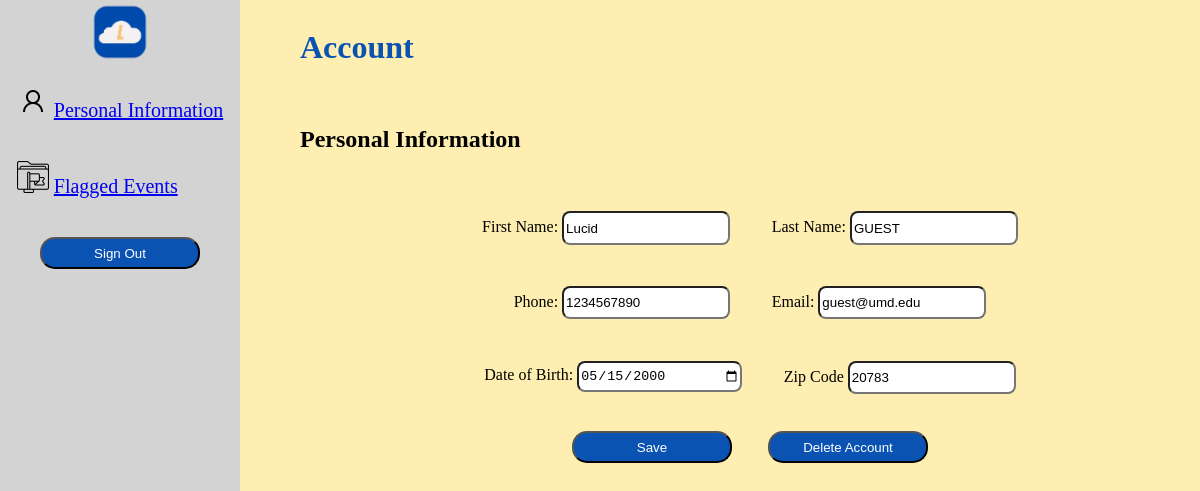
Page /account (signed in) on the committed database.
### models.py (models this page shows, shortened)
class User(UserMixin, db.Model):
    __tablename__ = "user"
    user_id = db.Column(db.Integer, primary_key=True)
    username = db.Column(db.String(100), unique=True, nullable=False)
    first_name = db.Column(db.String(50), nullable=False)
    last_name = db.Column(db.String(50), nullable=False)
    email = db.Column(db.String(100), unique=True, nullable=False)
    password = db.Column(db.String(100), nullable=False)
    role = db.Column(db.String(20), nullable=False)
    dob = db.Column(db.Date, nullable=False)
    zipcode = db.Column(db.Integer, nullable=False)
    phone = db.Column(db.Integer, nullable=False)

### user_authentication_routes.py (the view, shortened to what this page needs)
@user_authentication_bp.route('/account', methods=['GET', 'POST'])
@login_required
def user():
    curr_user = User.query.filter_by(user_id=current_user.user_id).first()
    if request.method == 'GET':
        return render_template('user.html', user_id=curr_user.user_id, first_name=curr_user.first_name,
                               last_name=curr_user.last_name,
                               phone=curr_user.phone, email=curr_user.email, dob=curr_user.dob,
                               zipcode=curr_user.zipcode, user_role=curr_user.role);

### app.py (called while the page is built)
@login_manager.user_loader
def load_user(user_id):
    return User.query.get(int(user_id))  #

### templates/user.html (shortened to what this page needs)
<!DOCTYPE html>
<html lang="en">
<head>
    <link rel="stylesheet" type="text/css" href="/static/css/account.css">
    <link rel="stylesheet" type="text/css" href="/static/css/modal.css">
    <link rel="stylesheet" type="text/css" href="/static/css/background.css">
    <link rel="stylesheet" type="text/css" href="/static/css/accountNavigation.css">
</head>
<body>
<div class="right">
    <h1 id="header"> Account </h1>
    <br>
    <h2 id="reviewHead">Personal Information</h2>
     <br>
    <form action="{{ url_for('user_authentication.user') }}" method="post">
        <div class="row">
            <div class="col">
                <label for="firstName">First Name:</label>
                <input type="text" class="form-control" name='first_name' value={{ first_name }}>
            </div>
            <div class="col">
                <label for="lastName">Last Name:</label>
                <input type="text" class="form-control" name="last_name" value={{ last_name }}>
            </div>
        </div>
        <div class="row">
            <div class="col">
                <label for="phone">Phone:</label>
                <input type="text" class="form-control" name='phone' value={{ phone }}>
            </div>
            <div class="col">
                <label for="email">Email:</label>
                <input type="text" class="form-control" name='email' value={{ email }}>
            </div>
        </div>
        <div class="row">
            <div class="col">
                <label for="dob">Date of Birth:</label>
                <input type="date" class="form-control" name="dob" value={{ dob }}>
            </div>
            <div class="col">
                <label for="zipcode">Zip Code</label>
                <input type="text" class="form-control" name='zipcode' value={{ zipcode }}>
            </div>
        </div>
        <div class=buttonDiv>
            <button class="button" type="submit" name="save"> Save</button>
            <button class="button" id="myBtn" type="button"  name="delete">Delete Account</button>
        </div>
    </form>
</div>
</body>
</html>

### static/css/account.css (style rules this page uses)
.button { background-color: #0B53B2; cursor: pointer; color: white; border-radius: 15px; align-items: center; width: 10rem; height: 2rem; }
form { display: flex; align-items: center; justify-content: space-evenly; flex-direction: column; }
form .row { display: flex; }
form .col { margin: 1.3rem; }
form input { border-radius: .5rem; height: 1.7rem; width: 10rem; }
#header { color: #0B53B2; }
#reviewHead { color: black; }

### static/css/background.css (style rules this page uses)
body { background-color: #FEEEB1; }
button { cursor: pointer; }

### static/css/accountNavigation.css (style rules this page uses)
.right { position: absolute; right:0; height: 100%; width: 75vw; }
.button { background-color: #0B53B2; cursor: pointer; color: white; border-radius: 15px; align-items: center; width: 10rem; height: 2rem; margin: 1rem; }

### rows in the picture
User: first_name "Lucid", last_name "GUEST", phone "1234567890", email "guest@umd.edu", dob "05/15/2000", zipcode "20783"
